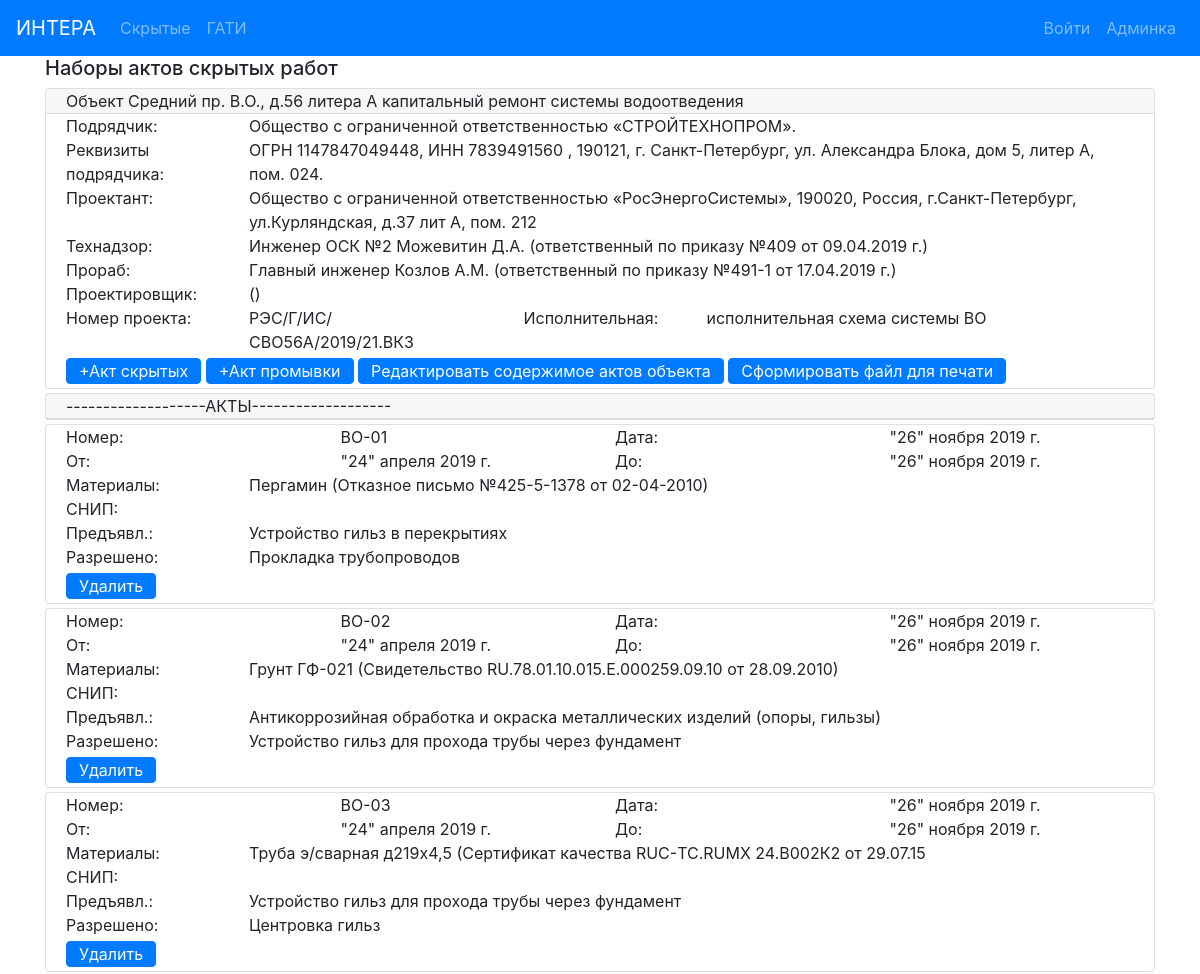
Page /actbase/see-59/ (upper part) on the earlier database version.
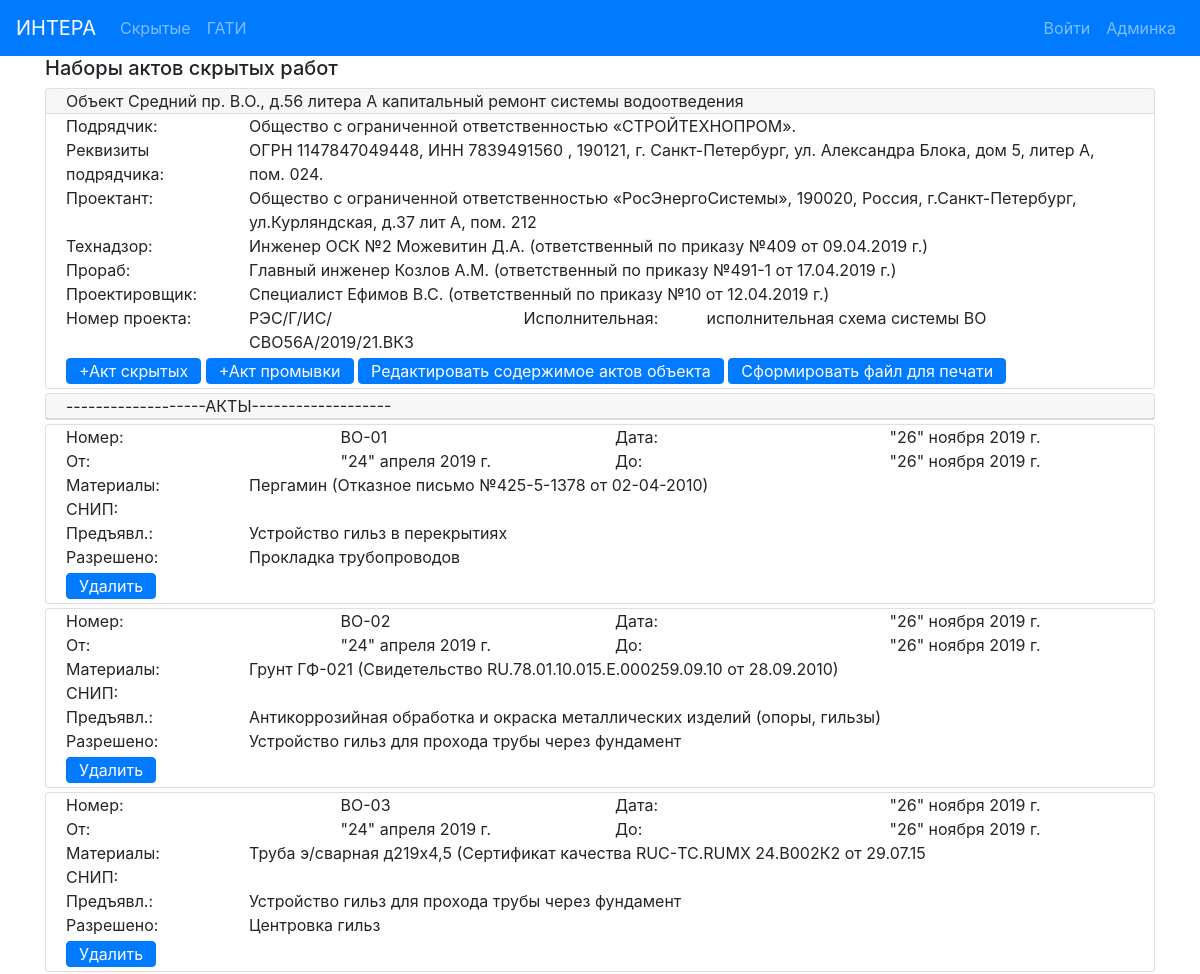
Same page on the later database version.
### hiddenactsbase/models.py (models this page shows, shortened)
class ObjectActs (models.Model):
    address = models.CharField(max_length=100, verbose_name='Адрес', blank=False)
    system_type = models.CharField(max_length=100, verbose_name='тип')
    designer = models.CharField(max_length=200, verbose_name='Проектант')
    contractor = models.CharField(max_length=300, verbose_name='Подрядчик',
                                  default='Общество с ограниченной ответственностью «Интера».')
    contractor_requisite = models.CharField(max_length= 200, verbose_name='Реквизиты подрядчика',
                                    default= 'Свидетельство о государственной регистрации серия 78' +
                                             '№007274277 от  02.09.2009, ОГРН 1097847236783, ' +
                                             'ИНН 7805498649, 198188, г. Санкт-Петербург,' +
                                             ' ул. Возрождения, д.20, литер А, тел. 242-78-10.')
    supervisor_engineer = models.CharField(max_length=100, verbose_name='Технадзор')
    contractor_engineer = models.CharField(max_length=100, verbose_name='Прораб')
    designer_engineer = models.CharField(max_length=100, verbose_name='Проектировщик', blank=True)
    project_number = models.CharField(max_length=100, verbose_name='Ном. проекта')
    exec_documents = models.CharField(max_length=100, verbose_name='Исполн.')
    supervisor_engineer_decree = models.CharField(max_length=100, verbose_name='Приказ технадзора')
    contractor_engineer_decree = models.CharField(max_length=100, verbose_name='Приказ прораба')
    designer_engineer_decree = models.CharField(max_length=100, verbose_name='Приказ проектировщика', blank=True)
    acts = models.ManyToManyField('HiddenActIS', blank=True, related_name='object_acts')
    blow_down_act = models.ForeignKey('BlowDownAct', blank=True, null=True, on_delete=models.CASCADE)
    class Meta:
        verbose_name = 'Набор актов объекта '
    def get_edit_url(self):
        return reverse('object_edit_url', kwargs={'pk': self.pk})

class HiddenActIS (models.Model):
    act_number = models.CharField(max_length=20, verbose_name='Ном. Акта', blank=True)
    act_date = models.CharField(max_length=50, verbose_name='Дата Акта')
    presented_work = models.CharField(max_length=200, verbose_name='Предъявл.')
    materials = models.CharField(max_length=200, verbose_name='Материалы')
    permitted_work = models.CharField(max_length=200, verbose_name='Разрешено')
    begin_date = models.CharField(max_length=50, verbose_name='От:')
    end_date = models.CharField(max_length=50, verbose_name='До:')
    work_SNIP = models.CharField(max_length=100, verbose_name='СНИП:', blank=True)
    class Meta:
        ordering = ['act_number']
        verbose_name = 'Акт скрытых инженерка '

### hiddenactsbase/views.py (the view)
# urls.py: path('see-<int:pk>/', ObjectDetail.as_view(), name='object_detail_url'),
class ObjectDetail (View):
    @staticmethod
    def get(request, pk):
        my_obj = get_object_or_404(ObjectActs, pk=pk)
        return render(request, 'hiddenactsbase/object_detail.html',
                      context={'myobj': my_obj})

### hiddenactsbase/templates/hiddenactsbase/object_detail.html (shortened to what this page needs)
{% extends 'base.html'%}
{% block mycontent %}
    <div class="container">
        <h5>Наборы актов скрытых работ</h5>
    </div>
    <div class="container">
        <div class="card mb-1">
            <div class="card-header py-0">Объект {{ myobj.address }} капитальный ремонт {{ myobj.system_type }}</div>
            <div class="card-body py-0">
                <div class="card-text">
                    <div class="row">
                        <div class="col-md-2">Подрядчик:</div>
                        <div class="col-md-10">{{ myobj.contractor }}</div>
                    </div>
                    <div class="row">
                        <div class="col-md-2">Реквизиты подрядчика:</div>
                        <div class="col-md-10">{{ myobj.contractor_requisite }}</div>
                    </div>
                    <div class="row">
                        <div class="col-md-2">Проектант:</div>
                        <div class="col-md-10">{{ myobj.designer }}</div>
                    </div>
                    <div class="row">
                        <div class="col-md-2">Технадзор:</div>
                        <div class="col-md-10">{{ myobj.supervisor_engineer }} ({{ myobj.supervisor_engineer_decree }})</div>
                    </div>
                    <div class="row">
                        <div class="col-md-2">Прораб:</div>
                        <div class="col-md-10">{{ myobj.contractor_engineer }} ({{ myobj.contractor_engineer_decree }})</div>
                    </div>
                    <div class="row">
                        <div class="col-md-2">Проектировщик:</div>
                        <div class="col-md-10">{{ myobj.designer_engineer }} ({{ myobj.designer_engineer_decree }})</div>
                    </div>
                    <div class="row">
                        <div class="col-md-2">Номер проекта:</div>
                        <div class="col-md-3">{{ myobj.project_number }}</div>
                        <div class="col-md-2">Исполнительная:</div>
                        <div class="col-md-5">{{ myobj.exec_documents }}</div>
                    </div>
                    <a href="{% url 'create_hidden_act_to_end' myobj.pk %}" class="btn btn-primary my-1 py-0">+Aкт скрытых</a>
                    <a href="{% url 'create_blow_down' myobj.pk %}" class="btn btn-primary my-1 py-0">+Aкт промывки</a>
                    <a href="{{ myobj.get_edit_url }}" class="btn btn-primary my-1 py-0">Редактировать содержимое актов объекта</a>
                    <a href="{% url 'make_word_file' myobj.pk %}" class="btn btn-primary my-1 py-0">Сформировать файл для печати</a>
                </div>
            </div>
        </div>
        <div class="card mb-1">
            <div class="card-header py-0">-------------------АКТЫ-------------------</div>
        </div>
        {% for act in myobj.acts.all %}
            <div class="card mb-1">
                <div class="card-body py-0">
                    <div class="card-text">
                        <div class="row">
                            <div class="col-md-3">Номер:</div>
                            <div class="col-md-3">{{ act.act_number }}</div>
                            <div class="col-md-3">Дата:</div>
                            <div class="col-md-3">{{ act.act_date }}</div>
                        </div>
                        <div class="row">
                            <div class="col-md-3">От:</div>
                            <div class="col-md-3">{{ act.begin_date }}</div>
                            <div class="col-md-3">До:</div>
                            <div class="col-md-3">{{ act.end_date }}</div>
                        </div>
                        <div class="row">
                            <div class="col-md-2">Материалы:</div>
                            <div class="col-md-10">{{ act.materials }}</div>
                        </div>
                        <div class="row">
                            <div class="col-md-2">СНИП:</div>
                            <div class="col-md-10">{{ act.work_SNIP }}</div>
                        </div>
                        <div class="row">
                            <div class="col-md-2">Предъявл.:</div>
                            <div class="col-md-10">{{ act.presented_work }}</div>
                        </div>
                        <div class="row">
                            <div class="col-md-2">Разрешено:</div>
                            <div class="col-md-10">{{ act.permitted_work }}</div>
                        </div>
                        <a href="{% url 'delete_hidden_act' myobj.pk act.pk %}" class="btn btn-primary my-1 py-0">Удалить</a>
                    </div>
                </div>
            </div>
        {% endfor %}
    </div>
{% endblock %}

### templates/base.html (shortened to what this page needs)
<!DOCTYPE html>
{% load static %}
<html lang="ru">
<head>
    <link rel="stylesheet" href="{% static 'css/bootstrap.min.css' %}" >
    <link rel="stylesheet" href="{% static 'css/style.css' %}">
</head>
<body>
    <nav class="navbar navbar-expand-lg navbar-dark bg-primary">
        <a class="navbar-brand" href="/">ИНТЕРА</a>
        <div class="collapse navbar-collapse" id="navbarSupportedContent">
            <div class="navbar-nav mr-auto">
                <a class="nav-item nav-link " href="{% url 'objects_list_url' %}">Скрытые</a>
                <a class="nav-item nav-link " href="{% url 'gati_order_list_url' %}">ГАТИ</a>
            </div>
            <div class="navbar-nav navbar-right">
                {% if user.is_authenticated %}
                    <a class="navbar-text">Пользователь: {{ user.get_username }} </a>
                    <a class="nav-item nav-link" href="/accounts/logout">Выйти</a>
                {% else %}
                    <a class="nav-item nav-link" href="/accounts/login">Войти</a>
                {% endif %}
                <a class="nav-item nav-link" href="/admin">Админка</a>
            </div>
        </div>
    </nav>
    {% block mycontent %}
    {% endblock %}
</body>
</html>

Differences in the rows shown:
changed ObjectActs "Средний пр. В.О., д.56 литера А": designer_engineer (not shown) → "Специалист Ефимов В.С."; designer_engineer_decree (not shown) → "ответственный по приказу №10 от 12.04.2019 г."
